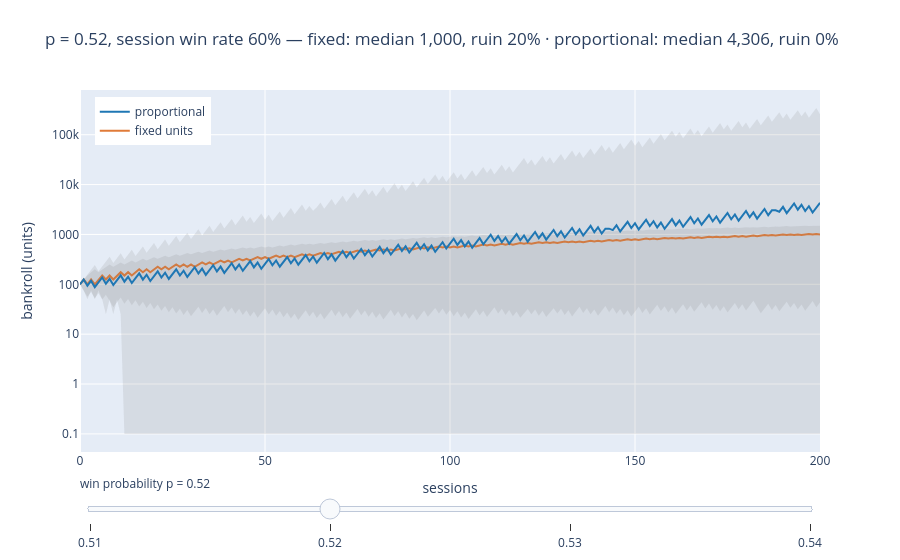

Notebook code for this chart:
### Markdown cell above
## Adjusting the bet as the bankroll moves

Two bots run 200 sessions at $p = 0.52$, and both open by risking a quarter of their 100 units to make a quarter.

- **Fixed**: stop-loss 25 units down, take-win 25 units up, bet 5 units. Three numbers in units, set once.
- **Proportional**: stop-loss 25% down, take-win 25% up, bet 5%. The same three numbers as fractions, re-based on the bankroll in hand at the start of every session.

Session one is the same coin flip for both; the two-barrier formula gives each a **60%** chance of reaching the take-win. What differs is what session two is played with. The fixed bot adds and subtracts 25 forever, so while it wins its bet is a shrinking share of the bankroll and while it loses a growing one, and a 25-unit stop-loss has stopped being a stop-loss by the time the bankroll is 25. Its median after 200 sessions is about **1,000**, and **20%** of its runs are at zero. The proportional bot multiplies instead of adding: median about **4,300**, and nothing at zero, because a quarter of something is never all of it. The axis is logarithmic, so read the shapes: adding bends flat, multiplying goes straight.

Drop the slider to $p = 0.51$ and the proportional bot loses money, median 26, while the fixed bot's median of 350 comes with 44% of its runs at zero. Nothing is wrong with re-basing. 5% of the bankroll is simply too large a bet for a 2% edge; the next section says why, and how large is right.

The two bots are the ends of one dial. Any rule that sets the bet from the bankroll can be written as $b = b_0 (B/B_0)^{\gamma}$: at $\gamma = 0$ it adds, at $\gamma = 1$ it multiplies. Below 1 the staked share grows as the bankroll shrinks, which is the fixed bot's death. Above 1 the share rises with every win until it passes the point where the edge no longer covers the swings, which the next figure locates. Only $\gamma = 1$ keeps the share fixed, so the question is which share.

### Code cell
import plotly.graph_objects as go

EDGES4 = [0.51, 0.52, 0.53, 0.54]
B0 = 100.0
SESSIONS = 200
PATHS4 = 3000
STEP4 = 25.0
FRAC4 = 0.25
CUSHION = 5
PER4 = 6


def run_sessions(p, seed=4):
    rng = np.random.default_rng(seed)
    p_win = 1 - ruin_formula(p, CUSHION, 1, 2 * CUSHION)
    wins = rng.random((SESSIONS, PATHS4)) < p_win
    fixed = np.full(PATHS4, B0)
    prop = np.full(PATHS4, B0)
    fx = np.empty((SESSIONS + 1, PATHS4))
    pr = np.empty((SESSIONS + 1, PATHS4))
    fx[0], pr[0] = fixed, prop
    for t in range(SESSIONS):
        fixed = np.where(fixed > 0, fixed + np.where(wins[t], STEP4, -STEP4), 0.0)
        prop = prop * np.where(wins[t], 1 + FRAC4, 1 - FRAC4)
        fx[t + 1], pr[t + 1] = fixed, prop
    return fx, pr, p_win


fig = go.Figure()
x4 = list(range(SESSIONS + 1))
summary = []
for pe in EDGES4:
    show = (pe == 0.52)
    fx, pr, p_win = run_sessions(pe)
    ruin4 = float(np.mean(fx[-1] <= 0))
    summary.append((p_win, float(np.median(fx[-1])), ruin4, float(np.median(pr[-1]))))
    for series, color, label in ((fx, "#e07b39", "fixed units"), (pr, "#1f77b4", "proportional")):
        clipped = np.clip(series, 0.1, None)
        lo = np.percentile(clipped, 10, axis=1)
        hi = np.percentile(clipped, 90, axis=1)
        mid = np.percentile(clipped, 50, axis=1)
        fig.add_trace(go.Scatter(x=x4, y=lo.tolist(), mode="lines", visible=show,
                                 line=dict(width=0), showlegend=False, hoverinfo="skip"))
        fig.add_trace(go.Scatter(x=x4, y=hi.tolist(), mode="lines", visible=show,
                                 line=dict(width=0), fill="tonexty",
                                 fillcolor="rgba(120,120,120,0.15)", showlegend=False,
                                 hoverinfo="skip"))
        fig.add_trace(go.Scatter(x=x4, y=mid.tolist(), mode="lines", visible=show,
                                 line=dict(color=color, width=2), name=label))


def title4(k):
    p_win, med_fx, ruin4, med_pr = summary[k]
    return (f"p = {EDGES4[k]}, session win rate {p_win:.0%} — "
            f"fixed: median {med_fx:,.0f}, ruin {ruin4:.0%} · "
            f"proportional: median {med_pr:,.0f}, ruin 0%")


steps4 = [dict(method="update", label=str(pe),
               args=[{"visible": [k == j // PER4 for j in range(len(EDGES4) * PER4)]},
                     {"title": title4(k)}])
          for k, pe in enumerate(EDGES4)]
fig.update_layout(
    sliders=[dict(active=1, currentvalue={"prefix": "win probability p = "}, steps=steps4)],
    title=title4(1),
    xaxis_title="sessions", yaxis_title="bankroll (units)", yaxis_type="log",
    legend=dict(x=0.02, y=0.98), margin=dict(t=90))
fig.show()

### Figure 1 — Plotly figure (JSON) as saved in the notebook; plotly's stock layout.template omitted (floating-point values rounded to 4 significant figures; data arrays with more than 128 entries replaced by an {"elided": "..."} marker saying what was removed)
{"data": [{"hoverinfo": "skip", "line": {"width": 0}, "mode": "lines", "showlegend": false, "type": "scatter", "visible": false, "x": {"elided": "201 int values"}, "y": {"elided": "201 float values"}}, {"fill": "tonexty", "fillcolor": "rgba(120,120,120,0.15)", "hoverinfo": "skip", "line": {"width": 0}, "mode": "lines", "showlegend": false, "type": "scatter", "visible": false, "x": {"elided": "201 int values"}, "y": {"elided": "201 float values"}}, {"line": {"color": "#e07b39", "width": 2}, "mode": "lines", "name": "fixed units", "type": "scatter", "visible": false, "x": {"elided": "201 int values"}, "y": {"elided": "201 float values"}}, {"hoverinfo": "skip", "line": {"width": 0}, "mode": "lines", "showlegend": false, "type": "scatter", "visible": false, "x": {"elided": "201 int values"}, "y": {"elided": "201 float values"}}, {"fill": "tonexty", "fillcolor": "rgba(120,120,120,0.15)", "hoverinfo": "skip", "line": {"width": 0}, "mode": "lines", "showlegend": false, "type": "scatter", "visible": false, "x": {"elided": "201 int values"}, "y": {"elided": "201 float values"}}, {"line": {"color": "#1f77b4", "width": 2}, "mode": "lines", "name": "proportional", "type": "scatter", "visible": false, "x": {"elided": "201 int values"}, "y": {"elided": "201 float values"}}, {"hoverinfo": "skip", "line": {"width": 0}, "mode": "lines", "showlegend": false, "type": "scatter", "visible": true, "x": {"elided": "201 int values"}, "y": {"elided": "201 float values"}}, {"fill": "tonexty", "fillcolor": "rgba(120,120,120,0.15)", "hoverinfo": "skip", "line": {"width": 0}, "mode": "lines", "showlegend": false, "type": "scatter", "visible": true, "x": {"elided": "201 int values"}, "y": {"elided": "201 float values"}}, {"line": {"color": "#e07b39", "width": 2}, "mode": "lines", "name": "fixed units", "type": "scatter", "visible": true, "x": {"elided": "201 int values"}, "y": {"elided": "201 float values"}}, {"hoverinfo": "skip", "line": {"width": 0}, "mode": "lines", "showlegend": false, "type": "scatter", "visible": true, "x": {"elided": "201 int values"}, "y": {"elided": "201 float values"}}, {"fill": "tonexty", "fillcolor": "rgba(120,120,120,0.15)", "hoverinfo": "skip", "line": {"width": 0}, "mode": "lines", "showlegend": false, "type": "scatter", "visible": true, "x": {"elided": "201 int values"}, "y": {"elided": "201 float values"}}, {"line": {"color": "#1f77b4", "width": 2}, "mode": "lines", "name": "proportional", "type": "scatter", "visible": true, "x": {"elided": "201 int values"}, "y": {"elided": "201 float values"}}, {"hoverinfo": "skip", "line": {"width": 0}, "mode": "lines", "showlegend": false, "type": "scatter", "visible": false, "x": {"elided": "201 int values"}, "y": {"elided": "201 float values"}}, {"fill": "tonexty", "fillcolor": "rgba(120,120,120,0.15)", "hoverinfo": "skip", "line": {"width": 0}, "mode": "lines", "showlegend": false, "type": "scatter", "visible": false, "x": {"elided": "201 int values"}, "y": {"elided": "201 float values"}}, {"line": {"color": "#e07b39", "width": 2}, "mode": "lines", "name": "fixed units", "type": "scatter", "visible": false, "x": {"elided": "201 int values"}, "y": {"elided": "201 float values"}}, {"hoverinfo": "skip", "line": {"width": 0}, "mode": "lines", "showlegend": false, "type": "scatter", "visible": false, "x": {"elided": "201 int values"}, "y": {"elided": "201 float values"}}, {"fill": "tonexty", "fillcolor": "rgba(120,120,120,0.15)", "hoverinfo": "skip", "line": {"width": 0}, "mode": "lines", "showlegend": false, "type": "scatter", "visible": false, "x": {"elided": "201 int values"}, "y": {"elided": "201 float values"}}, {"line": {"color": "#1f77b4", "width": 2}, "mode": "lines", "name": "proportional", "type": "scatter", "visible": false, "x": {"elided": "201 int values"}, "y": {"elided": "201 float values"}}, {"hoverinfo": "skip", "line": {"width": 0}, "mode": "lines", "showlegend": false, "type": "scatter", "visible": false, "x": {"elided": "201 int values"}, "y": {"elided": "201 float values"}}, {"fill": "tonexty", "fillcolor": "rgba(120,120,120,0.15)", "hoverinfo": "skip", "line": {"width": 0}, "mode": "lines", "showlegend": false, "type": "scatter", "visible": false, "x": {"elided": "201 int values"}, "y": {"elided": "201 float values"}}, {"line": {"color": "#e07b39", "width": 2}, "mode": "lines", "name": "fixed units", "type": "scatter", "visible": false, "x": {"elided": "201 int values"}, "y": {"elided": "201 float values"}}, {"hoverinfo": "skip", "line": {"width": 0}, "mode": "lines", "showlegend": false, "type": "scatter", "visible": false, "x": {"elided": "201 int values"}, "y": {"elided": "201 float values"}}, {"fill": "tonexty", "fillcolor": "rgba(120,120,120,0.15)", "hoverinfo": "skip", "line": {"width": 0}, "mode": "lines", "showlegend": false, "type": "scatter", "visible": false, "x": {"elided": "201 int values"}, "y": {"elided": "201 float values"}}, {"line": {"color": "#1f77b4", "width": 2}, "mode": "lines", "name": "proportional", "type": "scatter", "visible": false, "x": {"elided": "201 int values"}, "y": {"elided": "201 float values"}}], "layout": {"legend": {"x": 0.02, "y": 0.98}, "margin": {"t": 90}, "sliders": [{"active": 1, "currentvalue": {"prefix": "win probability p = "}, "steps": [{"args": [{"visible": [true, true, true, true, true, true, false, false, false, false, false, false, false, false, false, false, false, false, false, false, false, false, false, false]}, {"title": "p = 0.51, session win rate 55% — fixed: median 350, ruin 44% · proportional: median 26, ruin 0%"}], "label": "0.51", "method": "update"}, {"args": [{"visible": [false, false, false, false, false, false, true, true, true, true, true, true, false, false, false, false, false, false, false, false, false, false, false, false]}, {"title": "p = 0.52, session win rate 60% — fixed: median 1,000, ruin 20% · proportional: median 4,306, ruin 0%"}], "label": "0.52", "method": "update"}, {"args": [{"visible": [false, false, false, false, false, false, false, false, false, false, false, false, true, true, true, true, true, true, false, false, false, false, false, false]}, {"title": "p = 0.53, session win rate 65% — fixed: median 1,550, ruin 10% · proportional: median 427,308, ruin 0%"}], "label": "0.53", "method": "update"}, {"args": [{"visible": [false, false, false, false, false, false, false, false, false, false, false, false, false, false, false, false, false, false, true, true, true, true, true, true]}, {"title": "p = 0.54, session win rate 69% — fixed: median 2,000, ruin 4% · proportional: median 42,401,393, ruin 0%"}], "label": "0.54", "method": "update"}]}], "title": {"text": "p = 0.52, session win rate 60% — fixed: median 1,000, ruin 20% · proportional: median 4,306, ruin 0%"}, "xaxis": {"title": {"text": "sessions"}}, "yaxis": {"title": {"text": "bankroll (units)"}, "type": "log"}}}
